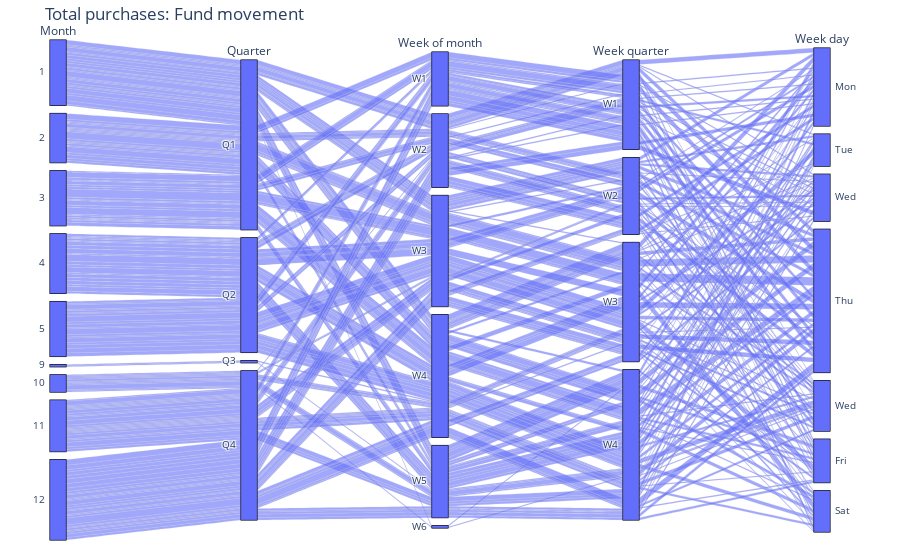

Notebook code for this chart:
### Code cell
features_and_target = create_features(
    statements_df, "statement_end_date", "total_purchases"
)
target_df = features_and_target[features_and_target["total_purchases"] > 0]
quarter_dim = go.parcats.Dimension(
    values=target_df["quarter"],
    categoryorder="category ascending",
    label="Quarter",
)
month_dim = go.parcats.Dimension(
    values=target_df["month"],
    categoryorder="category ascending",
    label="Month",
)
weekofmonth_dim = go.parcats.Dimension(
    values=target_df["weekofmonth"],
    categoryorder="category ascending",
    label="Week of month",
)
weekquarter_dim = go.parcats.Dimension(
    values=target_df["weekquarter"],
    categoryorder="category ascending",
    label="Week quarter",
)
weekday_dim = go.parcats.Dimension(
    values=target_df["dayofweek"],
    categoryarray=list(range(7)),
    label="Week day",
    ticktext=[
        "Mon",
        "Tue",
        "Wed",
        "Thu",
        "Wed",
        "Fri",
        "Sat",
        "Sun",
    ],
)
fig1 = go.Figure(
    data=[
        go.Parcats(
            dimensions=[
                month_dim,
                quarter_dim,
                weekofmonth_dim,
                weekquarter_dim,
                weekday_dim,
            ]
        )
    ]
)
fig1.update_layout(
    title='Total purchases: Fund movement',
    margin=dict(l=10, r=30, t=40, b=20),
)

### Figure 1 — Plotly figure (JSON) as saved in the notebook; plotly's stock layout.template omitted (floating-point values rounded to 4 significant figures; data arrays with more than 128 entries replaced by an {"elided": "..."} marker saying what was removed)
{"data": [{"dimensions": [{"categoryorder": "category ascending", "label": "Month", "values": {"elided": "380 int values"}}, {"categoryorder": "category ascending", "label": "Quarter", "values": {"elided": "380 str values"}}, {"categoryorder": "category ascending", "label": "Week of month", "values": {"elided": "380 str values"}}, {"categoryorder": "category ascending", "label": "Week quarter", "values": {"elided": "380 str values"}}, {"categoryarray": [0, 1, 2, 3, 4, 5, 6], "label": "Week day", "ticktext": ["Mon", "Tue", "Wed", "Thu", "Wed", "Fri", "Sat", "Sun"], "values": {"elided": "380 int values"}}], "type": "parcats"}], "layout": {"margin": {"b": 20, "l": 10, "r": 30, "t": 40}, "title": {"text": "Total purchases: Fund movement"}}}
